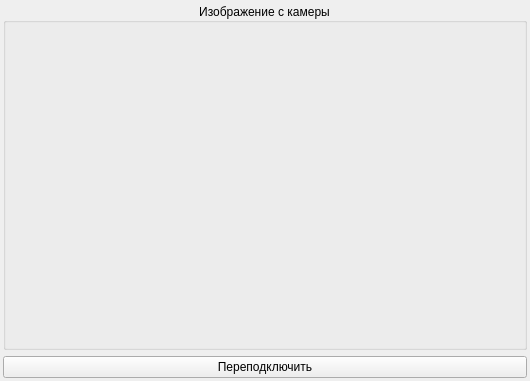
<?xml version="1.0" encoding="UTF-8"?>
<ui version="4.0">
 <class>Form</class>
 <widget class="QWidget" name="Form">
  <property name="windowModality">
   <enum>Qt::ApplicationModal</enum>
  </property>
  <property name="geometry">
   <rect>
    <x>0</x>
    <y>0</y>
    <width>530</width>
    <height>381</height>
   </rect>
  </property>
  <property name="minimumSize">
   <size>
    <width>530</width>
    <height>381</height>
   </size>
  </property>
  <property name="maximumSize">
   <size>
    <width>530</width>
    <height>381</height>
   </size>
  </property>
  <property name="windowTitle">
   <string>Camera check</string>
  </property>
  <layout class="QVBoxLayout" name="verticalLayout">
   <property name="leftMargin">
    <number>3</number>
   </property>
   <property name="topMargin">
    <number>3</number>
   </property>
   <property name="rightMargin">
    <number>3</number>
   </property>
   <property name="bottomMargin">
    <number>3</number>
   </property>
   <item>
    <widget class="QGroupBox" name="groupBox">
     <property name="title">
      <string>Изображение с камеры</string>
     </property>
     <property name="alignment">
      <set>Qt::AlignCenter</set>
     </property>
     <layout class="QHBoxLayout" name="horizontalLayout">
      <item>
       <widget class="QLabel" name="video_box">
        <property name="sizePolicy">
         <sizepolicy hsizetype="MinimumExpanding" vsizetype="MinimumExpanding">
          <horstretch>0</horstretch>
          <verstretch>0</verstretch>
         </sizepolicy>
        </property>
        <property name="maximumSize">
         <size>
          <width>500</width>
          <height>300</height>
         </size>
        </property>
        <property name="text">
         <string/>
        </property>
        <property name="pixmap">
         <pixmap>resource/images/no-image.jpg</pixmap>
        </property>
        <property name="scaledContents">
         <bool>true</bool>
        </property>
       </widget>
      </item>
     </layout>
    </widget>
   </item>
   <item>
    <widget class="QPushButton" name="reconnect_cam_btn">
     <property name="text">
      <string> Переподключить </string>
     </property>
    </widget>
   </item>
  </layout>
 </widget>
 <resources>
  <include location="resource/stw.qrc"/>
 </resources>
 <connections/>
</ui>
